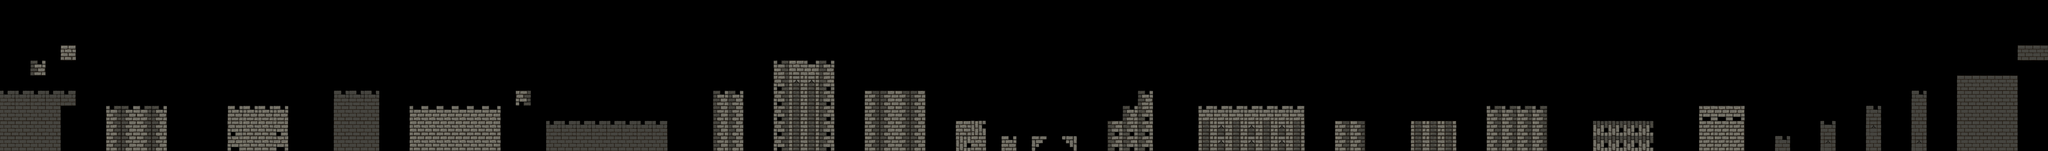

Below is a game level as drawn by its tile map, then a one-line description and the .tmx that defines it (tile-layer data replaced by summaries):
An orthogonal 135x10 tile map with 70x70 px tiles, 1 tile layer (Terrain), 5 hidden layers not drawn and 89 objects (20x coin, PlayerStart, PlayerGoal, extra, CheckPoint).

<map version="1.0" orientation="orthogonal" width="135" height="10" tilewidth="70" tileheight="70">
 <tileset firstgid="1" name="stoneTiles" tilewidth="70" tileheight="70" spacing="1">
  <image source="stoneTiles.png" width="497" height="425" />
 </tileset>
 <layer name="Background" width="135" height="10" visible="0">
  <data>[1350 cells, 0 non-empty, 0 distinct tile ids]</data>
 </layer>
 <layer name="Decoration-2" width="135" height="10" visible="0">
  <data>[1350 cells, 0 non-empty, 0 distinct tile ids]</data>
 </layer>
 <layer name="Decoration-1" width="135" height="10" visible="0">
  <data>[1350 cells, 0 non-empty, 0 distinct tile ids]</data>
 </layer>
 <layer name="Decoration" width="135" height="10" visible="0">
  <data>[1350 cells, 0 non-empty, 0 distinct tile ids]</data>
 </layer>
 <layer name="Decoration+1" width="135" height="10" visible="0">
  <data>[1350 cells, 0 non-empty, 0 distinct tile ids]</data>
 </layer>
 <layer name="Terrain" width="135" height="10">
  <data>[1350 cells, 246 non-empty, 25 distinct tile ids]</data>
 </layer>
 <objectgroup name="Objects" width="135" height="10">
  <object name="PlayerStart" x="0" y="350" width="70" height="70" />
  <object name="PlayerGoal" x="9310" y="140" width="70" height="70" />
  <object name="coin" x="560" y="280" width="70" height="70" />
  <object name="coin" x="1190" y="210" width="70" height="70" />
  <object name="coin" x="1610" y="280" width="70" height="70" />
  <object name="extra" x="3920" y="140" width="70" height="70" />
  <object name="coin" x="2380" y="140" width="70" height="70" />
  <object name="coin" x="2100" y="210" width="70" height="70" />
  <object name="coin" x="9030" y="140" width="70" height="70" />
  <object name="coin" x="8680" y="210" width="70" height="70" />
  <object name="coin" x="8470" y="280" width="70" height="70" />
  <object name="coin" x="8260" y="350" width="70" height="70" />
  <object name="coin" x="7560" y="420" width="70" height="70" />
  <object name="coin" x="7000" y="280" width="70" height="70" />
  <object name="coin" x="5740" y="280" width="70" height="70" />
  <object name="coin" x="4900" y="560" width="70" height="70" />
  <object name="coin" x="4620" y="560" width="70" height="70" />
  <object name="coin" x="4130" y="210" width="70" height="70" />
  <object name="coin" x="2660" y="280" width="70" height="70" />
  <object name="coin" x="2870" y="350" width="70" height="70" />
  <object name="coin" x="3290" y="70" width="70" height="70" />
  <object name="coin" x="4760" y="350" width="70" height="70" />
  <object name="coin" x="5250" y="140" width="70" height="70" />
  <object name="CheckPoint" x="5110" y="490" width="70" height="70" />
 </objectgroup>
 <objectgroup name="Physics" width="135" height="10">
  <object x="140" y="280" width="70" height="70" />
  <object x="1050" y="490" width="280" height="210" />
  <object x="1540" y="420" width="210" height="280" />
  <object x="490" y="490" width="280" height="210" />
  <object x="1890" y="490" width="420" height="210" />
  <object x="2380" y="420" width="70" height="70" />
  <object x="0" y="0" height="420" />
  <object x="7280" y="0" width="2170" />
  <object x="9450" y="0" height="700" />
  <object x="7910" y="0" />
  <object x="6510" y="0" width="1470" />
  <object x="0" y="0" width="1610" />
  <object x="1680" y="0" width="910" />
  <object x="1610" y="0" width="70" />
  <object x="2590" y="0" width="1610" />
  <object x="4200" y="0" width="770" />
  <object x="4970" y="0" width="1540" />
  <object x="0" y="0" height="700" />
  <object x="2520" y="560" width="560" height="140" />
  <object x="3290" y="420" width="140" height="280" />
  <object x="3570" y="280" width="280" height="420" />
  <object x="3990" y="420" width="280" height="280" />
  <object x="4410" y="560" width="140" height="140" />
  <object x="4620" y="630" width="70" height="70" />
  <object x="4760" y="630" width="70" height="70" />
  <object x="4900" y="630" width="70" height="70" />
  <object x="5110" y="560" width="210" height="140" />
  <object x="5180" y="490" width="140" height="70" />
  <object x="5250" y="420" width="70" height="70" />
  <object x="5530" y="490" width="490" height="210" />
  <object x="6160" y="560" width="140" height="140" />
  <object x="6510" y="560" width="210" height="140" />
  <object x="6860" y="490" width="280" height="210" />
  <object x="7350" y="560" width="280" height="140" />
  <object x="7840" y="490" width="210" height="210" />
  <object x="8190" y="630" width="70" height="70" />
  <object x="8610" y="490" width="70" height="210" />
  <object x="8820" y="420" width="70" height="280" />
  <object x="8400" y="560" width="70" height="140" />
  <object x="9310" y="210" width="140" height="70" />
  <object x="0" y="0" height="420" />
  <object x="280" y="210" width="70" height="70" />
  <object x="0" y="700" width="280" />
  <object x="0" y="700" width="280" />
  <object x="0" y="420" width="280" height="280" />
  <object x="280" y="420" width="70" height="70" />
  <object x="9030" y="350" width="280" height="350" />
 </objectgroup>
 <objectgroup name="Enemies" width="135" height="10">
  <object x="630" y="420" width="70" height="70" />
  <object x="1190" y="420" width="70" height="70" />
  <object x="2030" y="420" width="70" height="70" />
  <object x="2660" y="490" width="70" height="70" />
  <object x="2940" y="490" width="70" height="70" />
  <object x="3360" y="350" width="70" height="70" />
  <object x="3710" y="210" width="70" height="70" />
  <object x="4060" y="350" width="70" height="70" />
  <object x="4480" y="490" width="70" height="70" />
  <object x="5600" y="420" width="70" height="70" />
  <object x="5880" y="420" width="70" height="70" />
  <object x="6230" y="490" width="70" height="70" />
  <object x="6930" y="420" width="70" height="70" />
  <object x="7420" y="490" width="70" height="70" />
  <object x="8190" y="560" width="70" height="70" />
  <object x="8400" y="490" width="70" height="70" />
  <object x="8610" y="420" width="70" height="70" />
  <object x="8820" y="350" width="70" height="70" />
 </objectgroup>
</map>